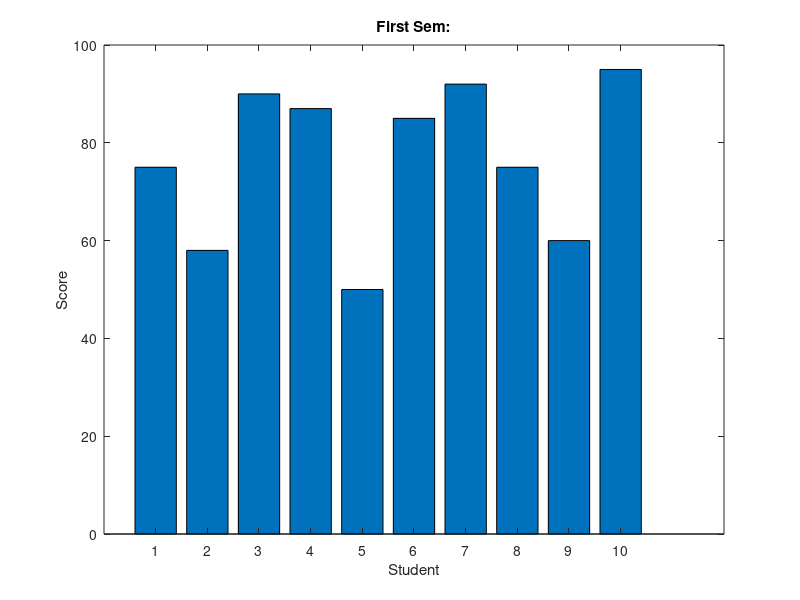

Here is the MATLAB script that generated this plot:
x = 1:10;
y = [75, 58, 90, 87, 50, 85, 92, 75, 60, 95];
bar(x,y), xlabel('Student'),ylabel('Score'),title('First Sem:')
print -deps  graph.eps 